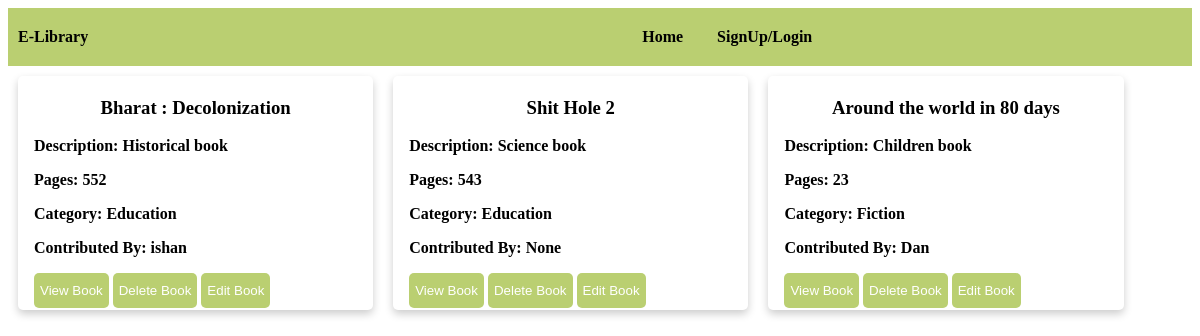
The page /contribute.html on the database its author committed.
### e_library_app/models.py (models this page shows, shortened)
class AddBookModel(models.Model):
    title = models.CharField(max_length=100)
    summary = models.TextField()
    pages = models.IntegerField()
    pdf = models.FileField(null=True, blank=True)
    category = models.CharField(max_length=100, choices=CategoryChoices.choices)
    contributed_by = models.CharField(max_length=100, null=True, blank=True)

### e_library_app/views.py (the view)
# urls.py: path('contribute.html', views.contribute, name="contribute_page"),
def contribute(request):
    id_list = []
    book_obj = AddBookModel.objects.all()
    all_books = []
    page_to_open = ""
    context = {}
    current_username = request.user.get_username()
    for obj in book_obj:
        all_books.append(obj)
    if request.method == "POST":
        if 'delete_book' in request.POST:
            book_id_received = int(request.POST["book_id"])
            all_book_id = AddBookModel.objects.all().values('id')
            for b_id in all_book_id:
                id_list.append(b_id.get('id'))
                if book_id_received in id_list:
                    AddBookModel.objects.get(id=book_id_received).delete()
                    break
            page_to_open = "contribute.html"
            context = {
                'book_obj': book_obj,
                'books': all_books,
                "current_user": current_username,
            }
    else:
        page_to_open = "contribute.html"
        context = {
            'book_obj': book_obj,
            'books': all_books,
            "current_user": current_username,
        }
    return render(request, page_to_open, context)

### e_library_app/templates/contribute.html (shortened to what this page needs)
<!DOCTYPE html>
<html lang="en" xmlns="http://www.w3.org/1999/html">
<head>
</head>
<body class="scrollable">
    <nav class="navbar">
        <label><b>E-Library</b></label>
        <b>
            <a href="http://127.0.0.1:8000/" style="text-decoration:none; color:black; padding-left: 550px;">Home</a>
            {% if user.is_authenticated %}
                <a href="{% url 'logout_page' %}" style="text-decoration:none; color:black; padding-left: 30px" id="logout">Logout</a>
                <label style="padding-left: 30px"><b>Welcome {{ current_user }}</b></label>
            {% elif user.is_anonymous %}
                <a href="register.html" style="text-decoration:none; color:black; padding-left: 30px">SignUp/Login</a>
            {% endif %}
        </b>
    </nav>
    {% for item in books  %}
    <div class="card">
        <div class="container">
            <form method="POST" enctype="multipart/form-data">
                <b>
                    <h3 id="book_title_{{ item.id }}" style="text-align: center;">{{ item.title }}</h3>
                    <p id="book_description_{{ item.id }}">Description: {{ item.summary }}</p>
                    <p id="book_pages_{{ item.id }}">Pages: {{ item.pages }}</p>
                    <p id="book_category_{{ item.id }}">Category: {{ item.category }}</p>
                    <p id="book_contribution_{{ item.id }}">Contributed By: {{ item.contributed_by }}</p>
                    <button class="button" type="submit" id="view_book_{{ item.id }}" name="view_book" value="view_book_{{ item.id }}" formaction="{% url 'view_book_details_page' item.id %}">View Book</button>
                    <button class="button" type="submit" id="delete_book_{{ item.id }}" name="delete_book" value="delete_book_{{ item.id }}">Delete Book</button>
                    <button class="button" type="submit" id="edit_book_{{ item.id }}" name="edit_details" value="edit_book_{{ item.id }}" formaction="{% url 'edit_book_details_page' item.id %}">Edit Book</button>
                </b>
            </form>
        </div>
    </div>
    {% endfor %}
</body>
</html>

### e_library_app/templates/contribute.html (style rules this page uses)
.navbar { position: sticky; background-color: #BACF71; padding : 20px 10px 20px 10px; margin: 0 auto; overflow: auto; }
.card { box-shadow: 0 4px 8px 0 rgba(0,0,0,0.2); transition: 0.3s; width: 30%; border-radius: 5px; float: left; margin: 10px; }
.container { padding: 2px 16px; }
.button { padding-top: 10px; padding-bottom: 10px; border-radius: 5px; background-color: #BACF71; border: none; color: white; }

### rows shown on the page
AddBookModel: title "Bharat : Decolonization", summary "Historical book", pages "552", category "Education", contributed_by "ishan"
AddBookModel: title "Shit Hole 2", summary "Science book", pages "543", category "Education", contributed_by "None"
AddBookModel: title "Around the world in 80 days", summary "Children book", pages "23", category "Fiction", contributed_by "Dan"
